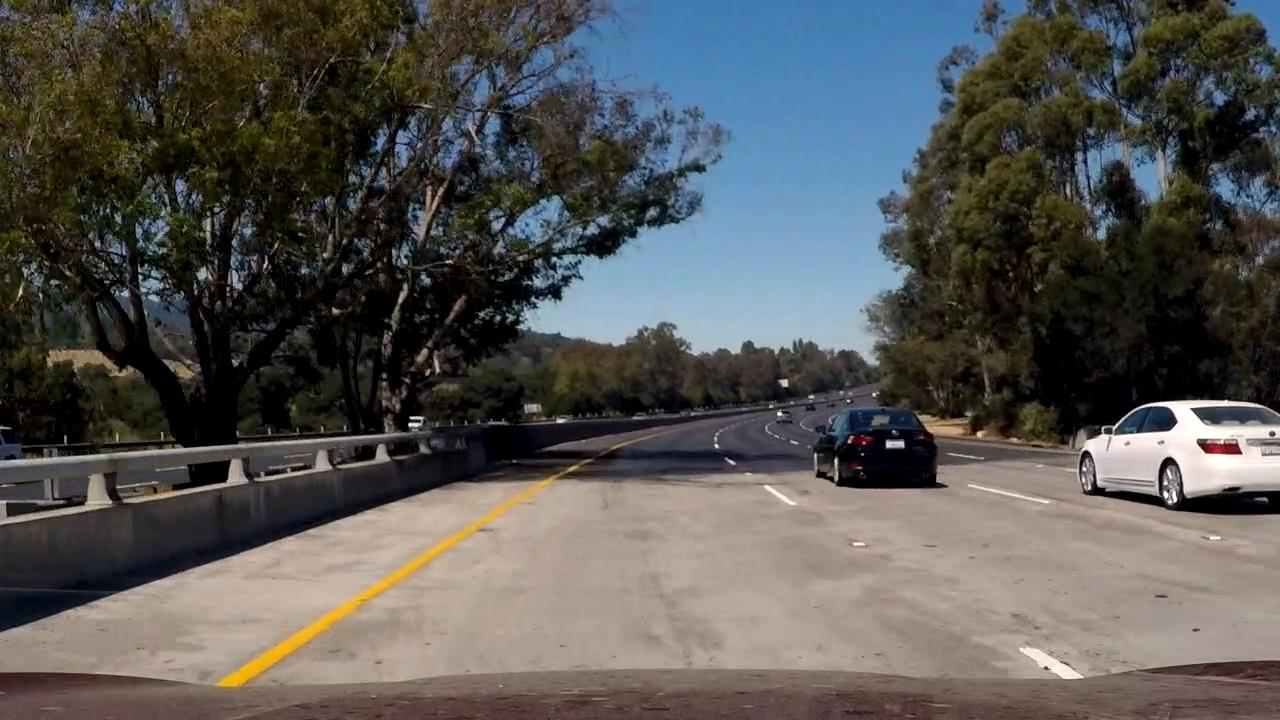
#> input picture new_test_images/1.jpg, 1280 x 720 px; its folder holds only this picture in this run
$ python -i Thresholder.py   (imports and definitions only)   (older library calls are emulated)
#> lines starting #> are read from the running program, lines starting #| are printed output that depends on the picture; after the words box and inside, x2 and y2 are one past the last pixel; in counts of white or black regions, pixels touching at a corner belong together
import numpy as np
import cv2
import glob
import matplotlib.pyplot as plt
import matplotlib.image as mpimg

class Thresholder:

    def __init__(self,
                 sobel_kernel = 15,
                 threshx = (20, 100),
                 threshy = (20, 100),
                 threshmag = (40, 120),
                 threshdir = (0.77, 1.6),
                 threshhls=(90, 255)):

        self.sobel_kernel = sobel_kernel
        self.threshx = threshx
        self.threshy = threshy
        self.threshmag = threshmag
        self.threshdir = threshdir
        self.threshhls = threshhls

    def ApplySobelThreshold(self, img):

        gray = cv2.cvtColor(img, cv2.COLOR_RGB2GRAY)
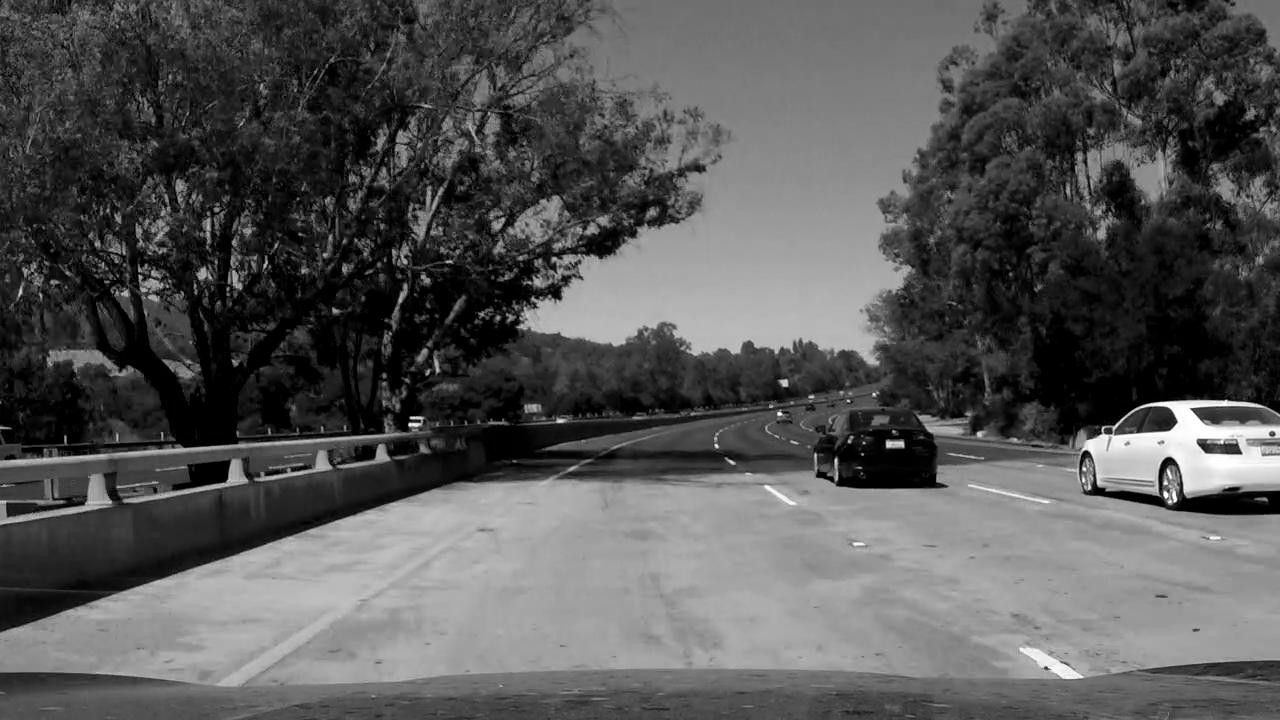
#> gray: shape (720, 1280); min 0, max 255, mean 86.1

        sobelx = cv2.Sobel(gray, cv2.CV_64F, 1, 0, ksize=self.sobel_kernel)
        sobely = cv2.Sobel(gray, cv2.CV_64F, 0, 1, ksize=self.sobel_kernel)
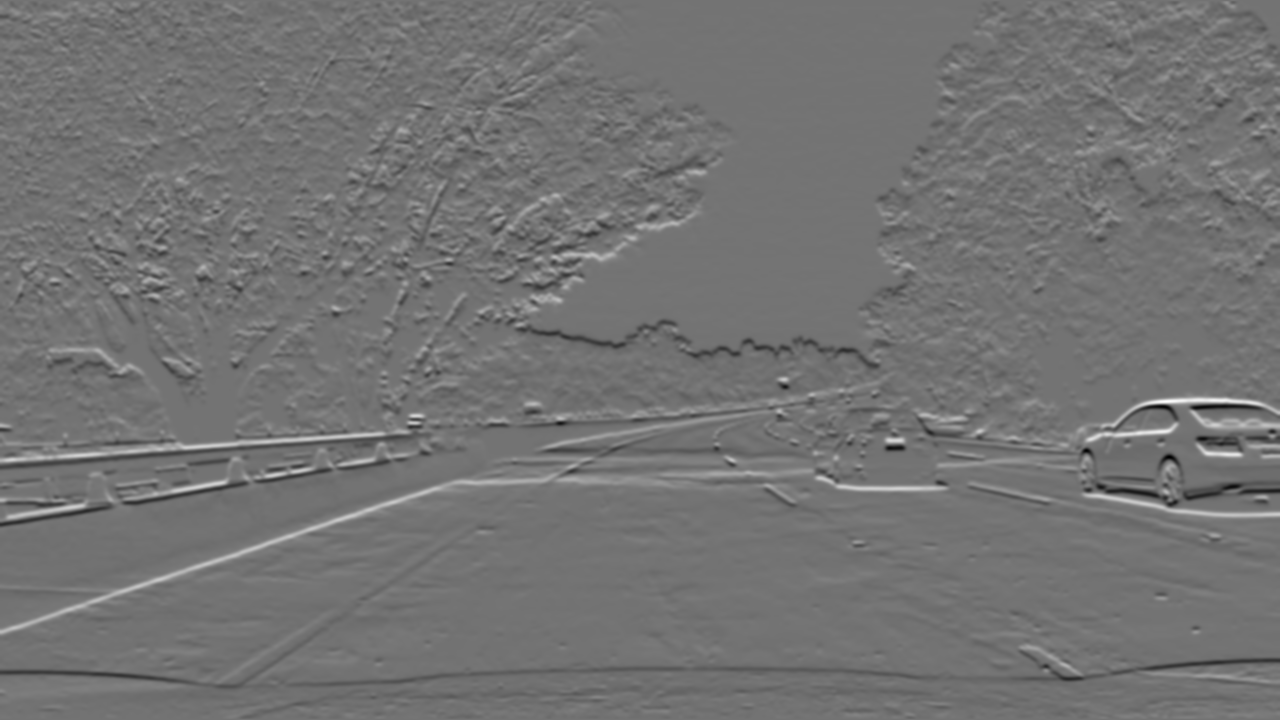
#> sobely: shape (720, 1280) float64; min -5.64e+09, max 6.82e+09, mean -84550; drawn with min black and max white

        absx = np.absolute(sobelx)
        x = np.uint8(255 * absx / np.max(absx))

        absy = np.absolute(sobely)
        y = np.uint8(255 * absy / np.max(absy))

        mag = np.sqrt(sobelx**2 + sobely**2)
        mag = (mag * 255 / np.max(mag)).astype(np.uint8)

        dir = np.arctan2(sobely, sobelx)
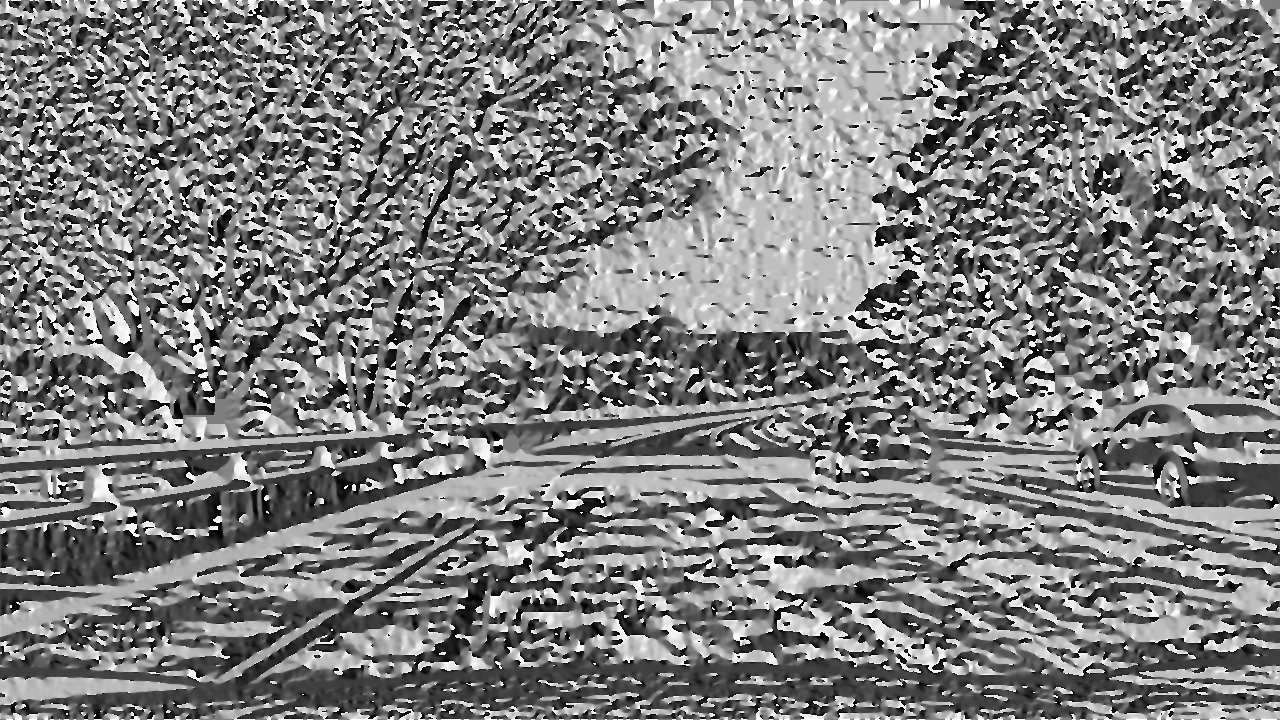
#> dir: shape (720, 1280) float64; min -3.14, max 3.14, mean -0.0114; drawn with min black and max white

        binary = np.zeros_like(gray)
        binary[(((x >= self.threshx[0]) & (x <= self.threshx[1])) & ((y >= self.threshy[0]) & (y <= self.threshy[1])))
              | (((mag >= self.threshmag[0]) & (mag <= self.threshmag[1])) & ((dir >= self.threshdir[0]) & (dir <= self.threshdir[1])))
              ] = 1

        return binary

    def ApplyColorThreshold(self, img):

        hls = cv2.cvtColor(img, cv2.COLOR_RGB2HLS)
        s_channel = hls[:,:,2]
        binary_output = np.zeros_like(s_channel)
        binary_output[(s_channel > self.threshhls[0]) & (s_channel <= self.threshhls[1])] = 1

        return binary_output

    def ApplySobelAndColorThreshold(self, undistorted):

        sobeled = self.ApplySobelThreshold(undistorted)
        colored = self.ApplyColorThreshold(undistorted)

        combined = np.zeros_like(colored)
        combined[(sobeled == 1)] = 60
        combined[(colored == 1)] += 180

        return combined

>>> import cv2
>>> picture = cv2.cvtColor(cv2.imread('new_test_images/1.jpg'), cv2.COLOR_BGR2RGB)
>>> result = Thresholder().ApplySobelThreshold(picture)
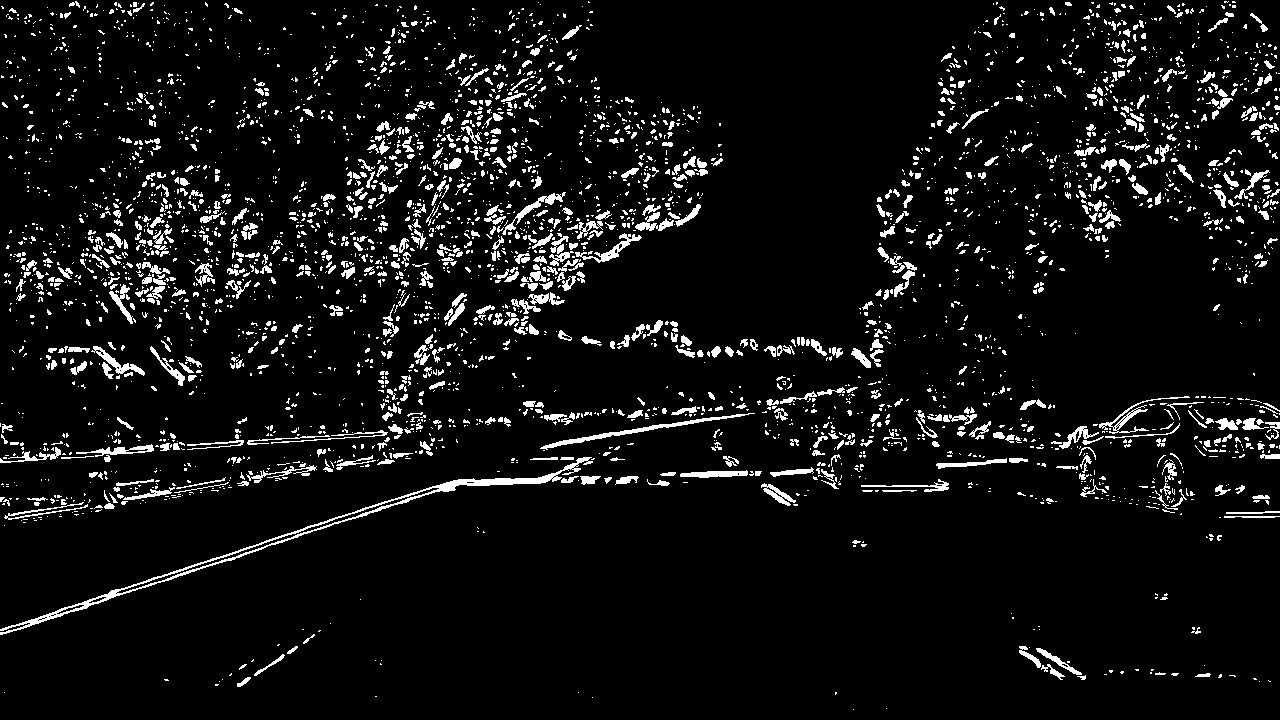
#> result: shape (720, 1280); values 0 (black) and 1 (white), 6.6% white; 3813 white regions (3070 under 20 px), largest, box (x1, y1, x2, y2) and area: (0, 457, 593, 635) 3186, (540, 413, 755, 450) 787, (1099, 396, 1190, 434) 449

$ run again, on new_test_images/2.jpg
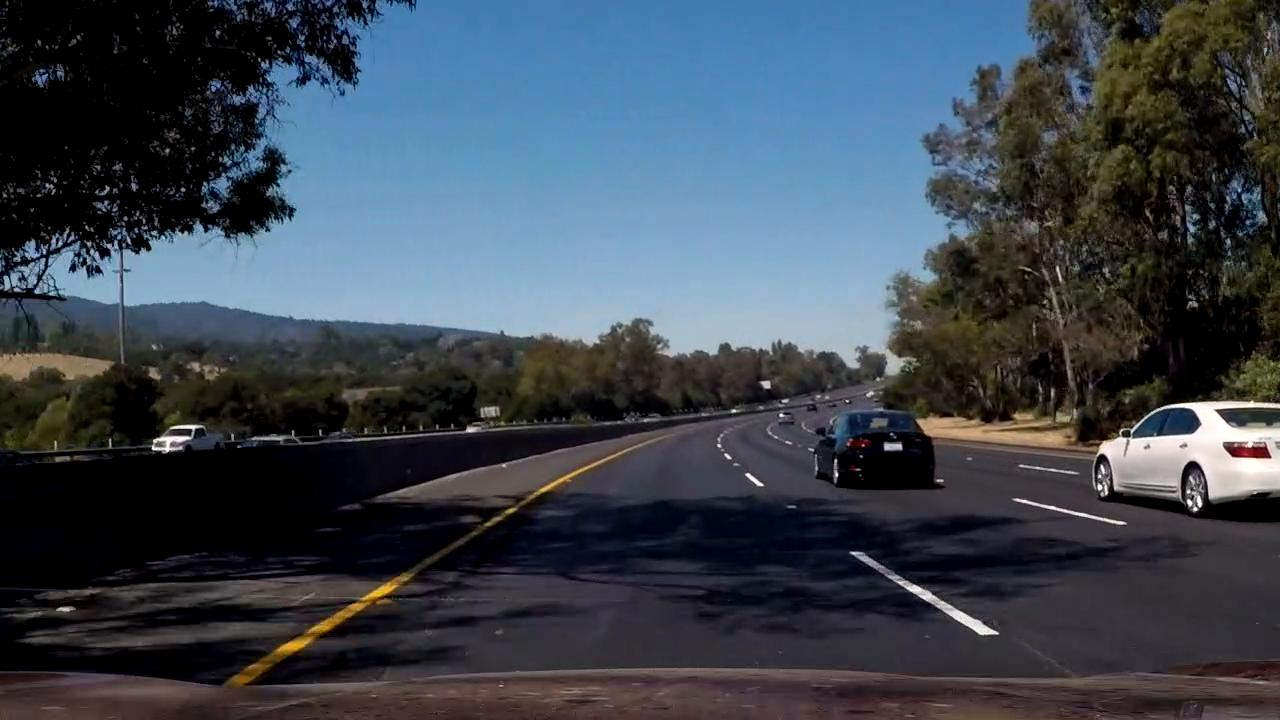
#> input picture new_test_images/2.jpg, 1280 x 720 px
#> in ApplySobelThreshold, `dir = np.arctan2(sobely, sobelx)`:
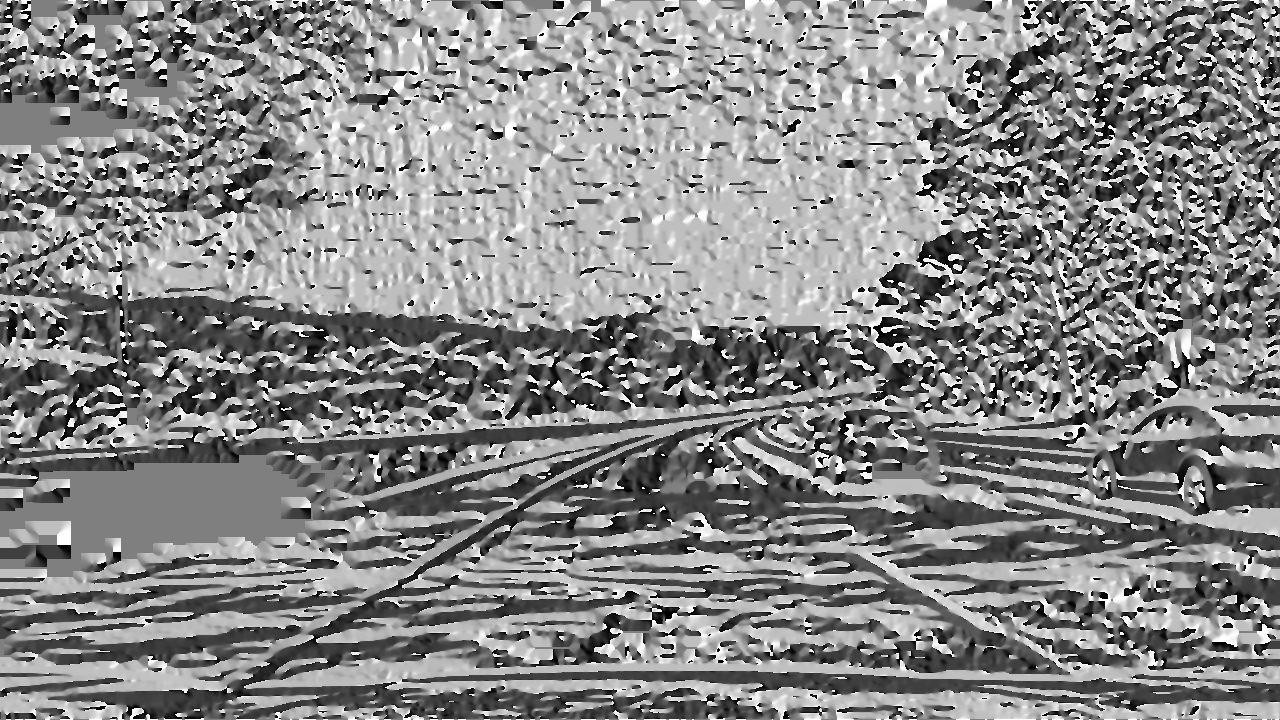
#> dir: shape (720, 1280) float64; min -3.14, max 3.14, mean 0.201; drawn with min black and max white
#> `result = Thresholder().ApplySobelThreshold(picture)`:
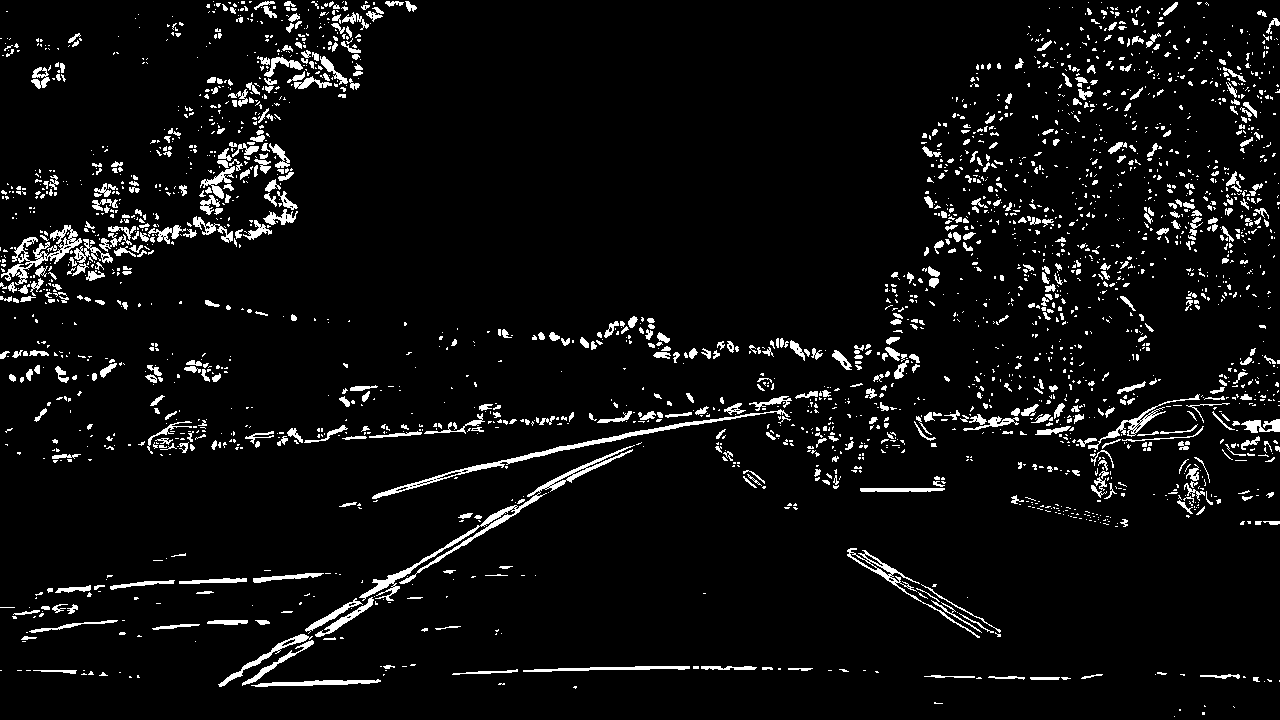
#> result: shape (720, 1280); values 0 (black) and 1 (white), 5.6% white; 2613 white regions (2019 under 20 px), largest, box (x1, y1, x2, y2) and area: (359, 445, 635, 601) 2206, (372, 409, 790, 499) 1666, (1, 225, 82, 285) 1131
